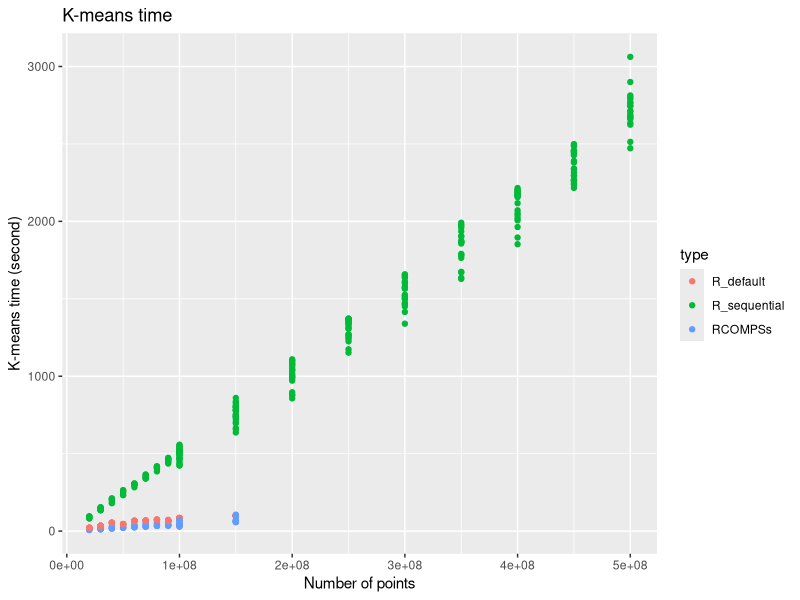
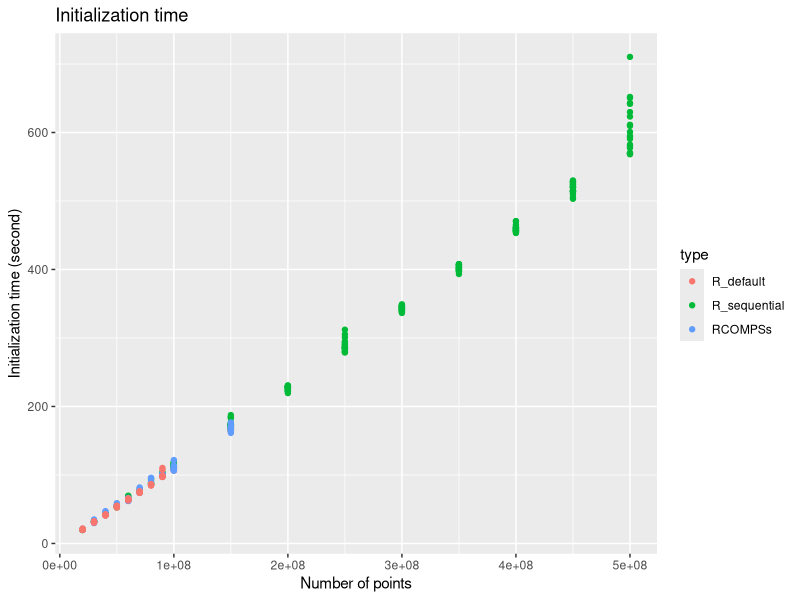

These charts were generated, in order, by the following R code:
perf <- read.table("perf_kmeans.csv", header = FALSE, sep = ",")
colnames(perf) <- c("KMEANS_RESULTS",
      "seed",
      "numpoints",
      "dimensions",
      "num_centres",
      "num_fragments",
      "mode",
      "iterations",
      "epsilon",
      "arity",
      "type",
      "R_version",
      "Initialization_time",
      "Kmeans_time",
      "Total_time"
)

library(ggplot2)

pdf("perf_kmeans.pdf")
ggplot(perf, aes(numpoints, Kmeans_time, colour = type)) + 
  geom_point() +
  xlab("Number of points") + ylab("K-means time (second)") + ggtitle("K-means time")
ggplot(perf, aes(numpoints, Initialization_time, colour = type)) +
  geom_point() +
  xlab("Number of points") + ylab("Initialization time (second)") + ggtitle("Initialization time")
dev.off()
